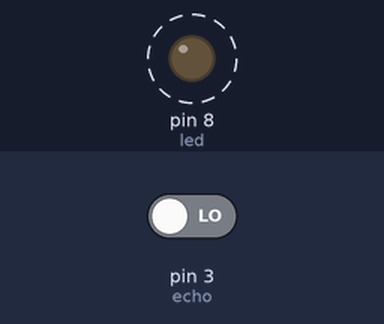
Recording of a sketch running on a simulated Arduino Uno, built with avr-gcc and run on an emulated ATmega328P. On the bench: output pins drawn as LEDs (lit = HIGH). Dashed ring = blinking. The inputs (shaded band) are chosen by the test bench; at power-on: pin 3 (echo) LOW. Pins used as bus, display or sensor lines are not drawn; what the sketch prints to the serial monitor is not drawn.

Above: at 0.5 s.
Timing chart, 0 to 4.9 s (numbered marks = the images above):
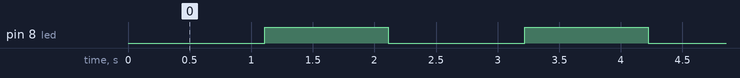

The sketch:

E18_ultra_LED.ino
```cpp
int echo = 3;
int trig = 2;
#define led 8
void setup() {
  Serial.begin(9600);
  pinMode(trig,OUTPUT);
  pinMode(echo,INPUT);
  pinMode(led,OUTPUT);
}
void loop() {
  digitalWrite(trig,HIGH);
  delay(10);
  digitalWrite(trig,LOW);
  int distance=pulseIn(echo,HIGH)/29/2;
  // 센치미터(cm)로 변경
  // 10cm 이내로 접근 시 LED를 켠다
  Serial.print(distance);
  Serial.println("cm");
  delay(100);
  if (distance<=10) {
    digitalWrite(led,HIGH);
    delay(1000);
    digitalWrite(led,LOW);
  } else {
    digitalWrite(led,LOW);
  }
}
```

Measured:
- by itself, pin 8 (led): alternates HIGH for 1.0 s and LOW for 1.1 s
